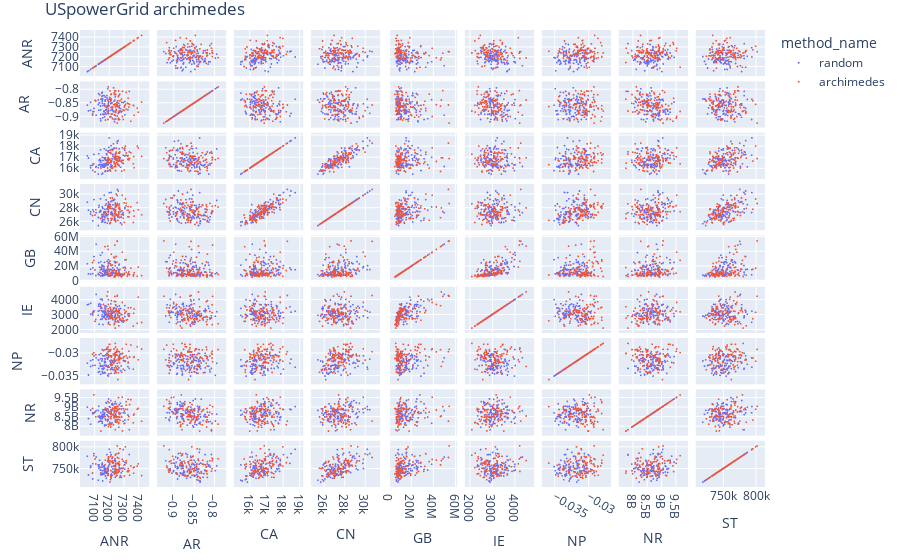

Notebook code for this chart:
### Code cell
import plotly.express as px

method_name = "random"
export_dir = EXPORT_DIR.joinpath(method_name)
data_df = pd.read_pickle(export_dir.joinpath(f"result_{DATASET_NAME}.pkl"))
df = pd.DataFrame()
for row in data_df.itertuples():
    quality_metrics = {}
    for qm_name in row.quality_metrics:
        quality_metrics[NAME_ABBREVIATIONS[qm_name]] = row.quality_metrics[
            qm_name
        ]
    df = pd.concat(
        [df, pd.DataFrame([{**quality_metrics, "method_name": method_name}])]
    )


method_name = "archimedes"
export_dir = EXPORT_DIR.joinpath(method_name)
data_df = pd.read_pickle(export_dir.joinpath(f"result_{DATASET_NAME}.pkl"))
for row in data_df.itertuples():
    quality_metrics = {}
    for qm_name in row.quality_metrics:
        quality_metrics[NAME_ABBREVIATIONS[qm_name]] = row.quality_metrics[
            qm_name
        ]
    df = pd.concat(
        [df, pd.DataFrame([{**quality_metrics, "method_name": method_name}])]
    )


fig = px.scatter_matrix(
    df,
    title=f"{DATASET_NAME} {method_name}",
    dimensions=[NAME_ABBREVIATIONS[qm_name] for qm_name in ALL_QM_NAMES],
    color="method_name",
)
fig.update_traces(marker=dict(size=2))
fig.update_layout(
    margin=dict(t=30, r=20, b=10),
)
fig.show()
